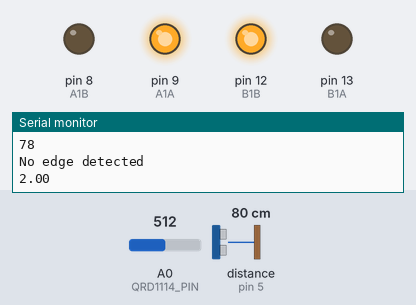
Simulated run of this sketch. Board: Arduino Uno, built with avr-gcc and run on an emulated ATmega328P. On the bench: output pins drawn as LEDs (lit = HIGH), the last lines printed to the serial monitor. Wiring (inferred from the names in the program): ultrasonic range finder: trigger pin 6; echo pin 5. The test bench sets the inputs (shaded band); at power-on: A0 (QRD1114_PIN) = 512, distance to the obstacle (sensor on pin 5) 80 cm. The echo pulse lasts 58.3 µs per cm; pins used as bus, display or sensor lines are not drawn.

Above: at 6.2 s.
6.3 s: A0 (QRD1114_PIN) set to 220
7.8 s: A0 (QRD1114_PIN) set to 191
At 9.2 s:
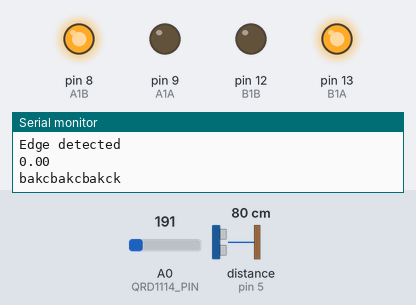
At 10.6 s:
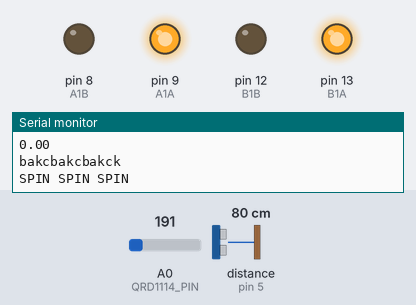
10.8 s: distance to the obstacle (sensor on pin 5) set to 148 cm
At 13.4 s:
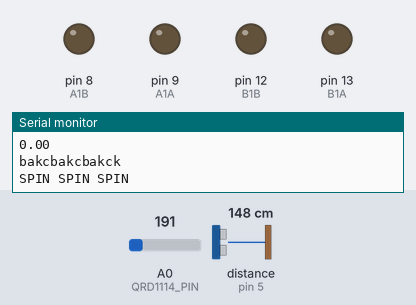
13.8 s: distance to the obstacle (sensor on pin 5) set to 158 cm
Timing chart, 0 to 16.4 s (numbered marks = the images above; inputs shaded):
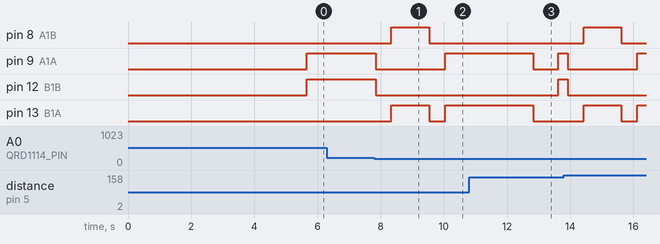

Measured:
- the behaviour switches between 205 and 204 on A0 (QRD1114_PIN) (found by bisection; images 0 and 1)
- after the input at 7.8 s, pin 8 (A1B): LOW → HIGH after 0.54 s, → LOW 1.2 s later; pin 9 (A1A): HIGH → LOW at once, → HIGH 2.2 s later; pin 12 (B1B): HIGH → LOW at once; pin 13 (B1A): LOW → HIGH after 0.54 s, → LOW 1.2 s later, → HIGH 0.50 s later

The sketch:

FINAL.ino
```cpp
#define Trig 6
#define Echo 5

long duration;
int distance;

const int A1A = 9;
const int A1B = 8;

const int B1A = 13;
const int B1B = 12;

const int maxRange = 150;
const float maxEdge = 1.0;

const int QRD1114_PIN = A0;

void setup() {

  pinMode(Trig, OUTPUT);
  pinMode(Echo, INPUT);

//  digitalWrite(B1A, LOW);
//  digitalWrite(B1B, LOW);
//
//  digitalWrite(A1A, LOW);
//  digitalWrite(A1B, LOW);

  pinMode(B1A, OUTPUT);
  pinMode(B1B, OUTPUT);

  pinMode(A1A, OUTPUT);
  pinMode(A1B, OUTPUT);

  pinMode(QRD1114_PIN, INPUT);

  Serial.begin(9600);

  delay(5000);
}

void loop() {

  int range = trueRange();
  float edge = 5.0;
  forwards();

  while (edge > maxEdge){       // if ring is not detected

    while (range <= maxRange || range > 2000){  // if other sumobot is detected

      Serial.println("in range");
      Serial.println(range);
      range = trueRange();
      edge = trueEdge();
      Serial.println("No edge detected");
      Serial.println(edge);
      if (edge < maxEdge) break;
      delay(500);
    }

    if (edge < maxEdge) break;
    spin();

    while (range > maxRange){   // if other sumobot isnt detected
      Serial.println("out of range");
      Serial.println(range);
      range = trueRange();
      edge = trueEdge();
      Serial.println("No edge detected");
      Serial.println(edge);
      if (edge < maxEdge) break;
      delay(500);
    }

    if (edge < maxEdge) break;
    forwards();

  }

  if (edge < maxEdge) {
    Serial.println("Edge detected");
    Serial.println(edge);
    reverse();
    delay(1200);
    spin();
    delay(2800);
    no();
  }

}

int trueRange() { // finds mode range from sensor

  int range = 0;
  int goodRange = 0; // number of ranges that match the found range

  while (goodRange < 15){

    range = findRange();
    goodRange = 0;
    int upper = range + 5;
    int lower = range - 5;

    for (int i = 0; i < 30; i++){
      int compRange = findRange();
      if (lower <= compRange & compRange <= upper) goodRange++;
    }
  }
  return range;
}

int trueEdge() { // finds mode range from sensor

  float edge;
  int goodEdge = 0; // number of ranges that match the found range

  while (goodEdge < 8){

    edge = findEdge();
    goodEdge = 0;
    float upper = edge + 5.0;
    float lower = edge - 5.0;

    for (int i = 0; i < 15; i++){
      int compEdge = findEdge();
      if (lower <= compEdge & compEdge <= upper) goodEdge++;
    }
  }
  return edge;
}

int findRange() {

  digitalWrite(Trig, LOW);
  delayMicroseconds(20);

  digitalWrite (Trig, HIGH);
  delayMicroseconds(100);

  digitalWrite (Trig, LOW);
  duration = pulseIn(Echo, HIGH);
  distance = duration * 0.034 / 2;

  delayMicroseconds(20);
  return distance;
}

int findEdge() {

  int proximityADC = analogRead(QRD1114_PIN);
  float proximityV = (float)proximityADC * 5.0 / 1023.0;
  return proximityV;
}

void no(){

  digitalWrite(B1A, LOW);
  digitalWrite(B1B, LOW);
  digitalWrite(A1A, LOW);
  digitalWrite(A1B, LOW);

}

void forwards() {

  no();

  delay(500);

  digitalWrite(B1A, LOW);
  digitalWrite(B1B, HIGH);

  digitalWrite(A1A, HIGH);
  digitalWrite(A1B, LOW);

  Serial.println("GOGOGOGOGO");
}

void spin() {

  no();

  delay(500);

  digitalWrite(B1A, HIGH);
  digitalWrite(B1B, LOW);

  digitalWrite(A1A, HIGH);
  digitalWrite(A1B, LOW);

  Serial.println("SPIN SPIN SPIN");
}

void reverse() {

  no();

  delay(500);

  digitalWrite(B1A, HIGH);
  digitalWrite(B1B, LOW);

  digitalWrite(A1A, LOW);
  digitalWrite(A1B, HIGH);

  Serial.println("bakcbakcbakck");
}
```
